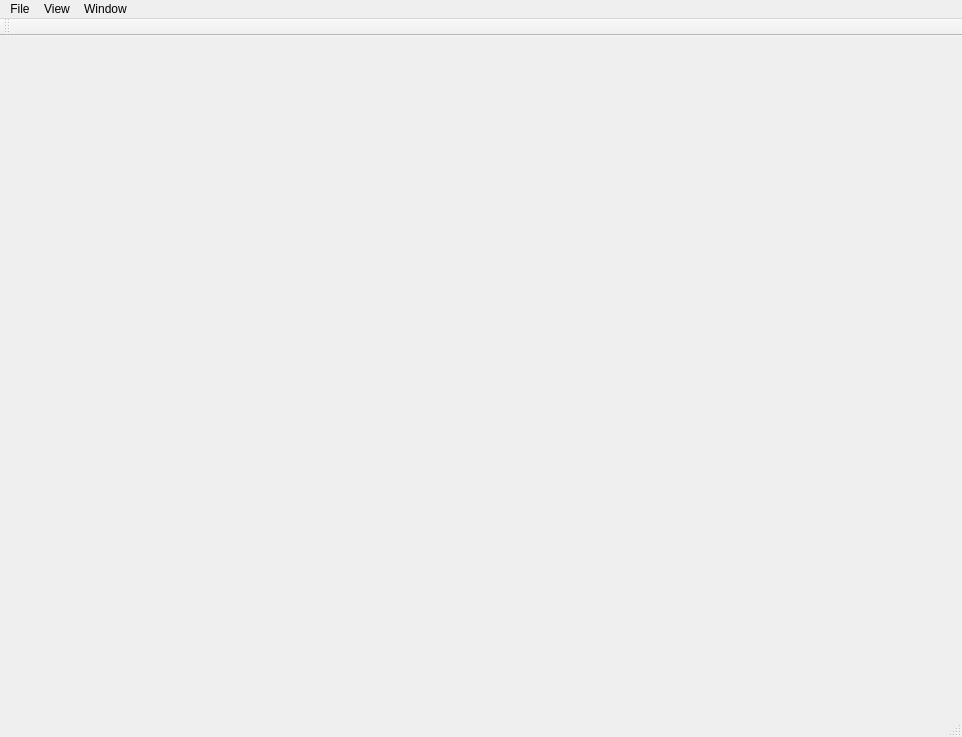
<?xml version="1.0" encoding="UTF-8"?>
<ui version="4.0">
 <class>RoadStyleClass</class>
 <widget class="QMainWindow" name="RoadStyleClass">
  <property name="geometry">
   <rect>
    <x>0</x>
    <y>0</y>
    <width>962</width>
    <height>737</height>
   </rect>
  </property>
  <property name="windowTitle">
   <string>RoadStyle</string>
  </property>
  <widget class="QWidget" name="centralWidget"/>
  <widget class="QMenuBar" name="menuBar">
   <property name="geometry">
    <rect>
     <x>0</x>
     <y>0</y>
     <width>962</width>
     <height>21</height>
    </rect>
   </property>
   <widget class="QMenu" name="menuFile">
    <property name="title">
     <string>File</string>
    </property>
    <addaction name="actionOpen"/>
    <addaction name="actionExit"/>
   </widget>
   <widget class="QMenu" name="menuView">
    <property name="title">
     <string>View</string>
    </property>
    <addaction name="actionHighways"/>
    <addaction name="actionAvenues"/>
    <addaction name="actionStreets"/>
   </widget>
   <widget class="QMenu" name="menuWindow">
    <property name="title">
     <string>Window</string>
    </property>
    <addaction name="actionProperty"/>
   </widget>
   <addaction name="menuFile"/>
   <addaction name="menuView"/>
   <addaction name="menuWindow"/>
  </widget>
  <widget class="QToolBar" name="mainToolBar">
   <attribute name="toolBarArea">
    <enum>TopToolBarArea</enum>
   </attribute>
   <attribute name="toolBarBreak">
    <bool>false</bool>
   </attribute>
  </widget>
  <widget class="QStatusBar" name="statusBar"/>
  <action name="actionOpen">
   <property name="text">
    <string>Open</string>
   </property>
  </action>
  <action name="actionExit">
   <property name="text">
    <string>Exit</string>
   </property>
  </action>
  <action name="actionAll_roads">
   <property name="text">
    <string>All roads</string>
   </property>
  </action>
  <action name="actionHighways">
   <property name="checkable">
    <bool>true</bool>
   </property>
   <property name="checked">
    <bool>true</bool>
   </property>
   <property name="text">
    <string>Highways</string>
   </property>
  </action>
  <action name="actionAvenues">
   <property name="checkable">
    <bool>true</bool>
   </property>
   <property name="checked">
    <bool>true</bool>
   </property>
   <property name="text">
    <string>Avenues</string>
   </property>
  </action>
  <action name="actionStreets">
   <property name="checkable">
    <bool>true</bool>
   </property>
   <property name="checked">
    <bool>true</bool>
   </property>
   <property name="text">
    <string>Streets</string>
   </property>
  </action>
  <action name="actionExtract_and_Save">
   <property name="text">
    <string>Extract and Save</string>
   </property>
  </action>
  <action name="actionProperty">
   <property name="text">
    <string>Property</string>
   </property>
  </action>
 </widget>
 <layoutdefault spacing="6" margin="11"/>
 <resources>
  <include location="RoadStyle.qrc"/>
 </resources>
 <connections/>
</ui>
